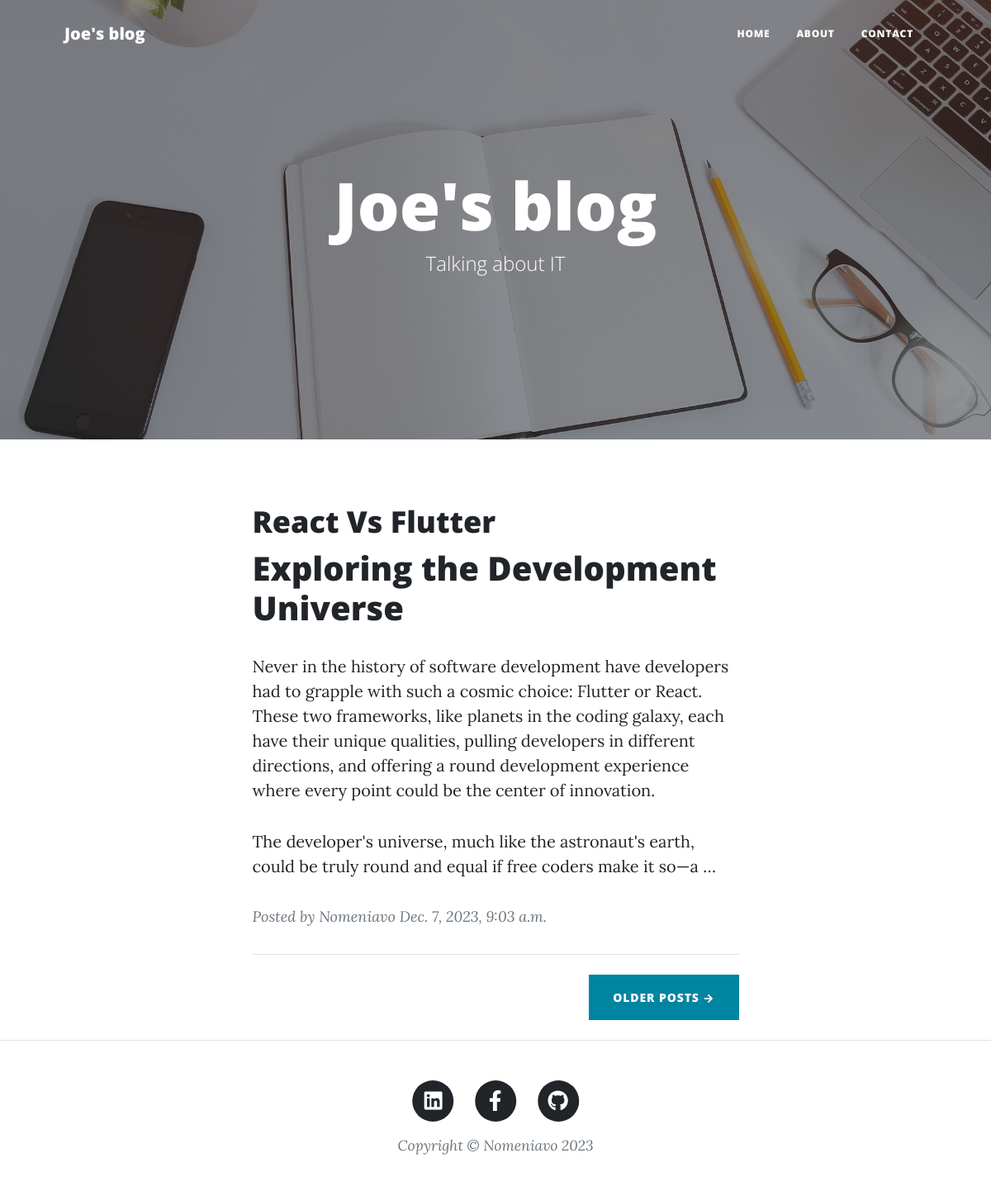
The page / on the database its author committed.
### core/models.py (models this page shows, shortened)
class Article(models.Model):
    title = models.CharField(max_length=255, null=False)
    image = models.ImageField()
    content = models.TextField(null=False)
    date = models.DateTimeField(auto_now=True)
    autor = models.ForeignKey(User, on_delete=models.CASCADE)

### core/views.py (the view)
# urls.py: path("", index),
def index(request):
    articles = Article.objects.all()
    return render(request, "index.html", {"all_article": articles})

### templates/index.html (shortened to what this page needs)
<!DOCTYPE html>
<html lang="en">
{% include "components/head.html" %}
{% load static %}
<body>
{% include "components/nav_bar.html" %}
{% include "components/header.html" %}
<div class="container px-4 px-lg-5">
    <div class="row gx-4 gx-lg-5 justify-content-center">
        <div class="col-md-10 col-lg-8 col-xl-7">
            {% for article in all_article %}
                <div class="post-preview">
                    <a href="/post/{{ article.id }}">
                        <h2 class="post-title">{{ article.title }}</h2>
                        <h3 class="post-subtitle">{{ article.content|truncatewords_html:80|safe }}</h3>
                    </a>
                    <p class="post-meta"> Posted by {{ article.autor }} {{ article.date }}</p>
                </div>
            {% empty %}
                <p>Aucun Article</p>
            {% endfor %}
            <hr class="my-4"/>
            <div class="d-flex justify-content-end mb-4">
                <a class="btn btn-primary text-uppercase" href="#!">Older Posts →</a>
            </div>
        </div>
    </div>
</div>
{% include "components/footer.html" %}
</body>
</html>

### templates/components/head.html (shortened to what this page needs)
<head>
    {% load static %}
    <link href="{% static 'css/styles.css' %}" rel="stylesheet"/>
</head>

### templates/components/nav_bar.html (shortened to what this page needs)
<nav class="navbar navbar-expand-lg navbar-light" id="mainNav">
    <div class="container px-4 px-lg-5">
        <a class="navbar-brand" href="/">Joe's blog</a>
        <div class="collapse navbar-collapse" id="navbarResponsive">
            <ul class="navbar-nav ms-auto py-4 py-lg-0">
                <li class="nav-item"><a class="nav-link px-lg-3 py-3 py-lg-4" href="/">Home</a></li>
                <li class="nav-item"><a class="nav-link px-lg-3 py-3 py-lg-4" href="/about/">About</a></li>
                <li class="nav-item"><a class="nav-link px-lg-3 py-3 py-lg-4" href="/contact/">Contact</a></li>
            </ul>
        </div>
    </div>
</nav>

### templates/components/header.html
{% load static %}
<header class="masthead" style="background-image: url('{% static 'assets/img/home-bg.jpg' %}')">
    <div class="container position-relative px-4 px-lg-5">
        <div class="row gx-4 gx-lg-5 justify-content-center">
            <div class="col-md-10 col-lg-8 col-xl-7">
                <div class="site-heading">
                    <h1>Joe's blog</h1>
                    <span class="subheading">Talking about IT</span>
                </div>
            </div>
        </div>
    </div>
</header>

### templates/components/footer.html
<footer class="border-top">
    <div class="container px-4 px-lg-5">
        <div class="row gx-4 gx-lg-5 justify-content-center">
            <div class="col-md-10 col-lg-8 col-xl-7">
                <ul class="list-inline text-center">
                    <li class="list-inline-item">
                        <a href="https:://www.linkedin.com/in/nomeniavo-joe-fitahiana">
                                    <span class="fa-stack fa-lg">
                                        <i class="fas fa-circle fa-stack-2x"></i>
                                        <i class="fab fa-linkedin fa-stack-1x fa-inverse"></i>
                                    </span>
                        </a>
                    </li>
                    <li class="list-inline-item">
                        <a href="https://www.facebook.com/profile.php?id=100006864466268">
                                    <span class="fa-stack fa-lg">
                                        <i class="fas fa-circle fa-stack-2x"></i>
                                        <i class="fab fa-facebook-f fa-stack-1x fa-inverse"></i>
                                    </span>
                        </a>
                    </li>
                    <li class="list-inline-item">
                        <a href="https://github.com/j03-dev">
                            <span class="fa-stack fa-lg">
                                <i class="fas fa-circle fa-stack-2x"></i>
                                <i class="fab fa-github fa-stack-1x fa-inverse"></i>
                            </span>
                        </a>
                    </li>
                </ul>
                <div class="small text-center text-muted fst-italic">Copyright &copy; Nomeniavo 2023</div>
            </div>
        </div>
    </div>
</footer>

### rows shown on the page
Article: title "React Vs Flutter", content "Exploring the Development Universe Never in the history of software development have developers had to grapple with such a cosmic choice: Flutter or React. These two frameworks, like planets in the coding galaxy, each have their unique qualities, pulling developers in different directions, and offering a round development experience where every point could be the center of innovation. The developer's universe, much like the astronaut's earth, could be truly round and equal if free coders make it so—a …", autor "Nomeniavo", date "Dec. 7, 2023, 9:03 a.m."
